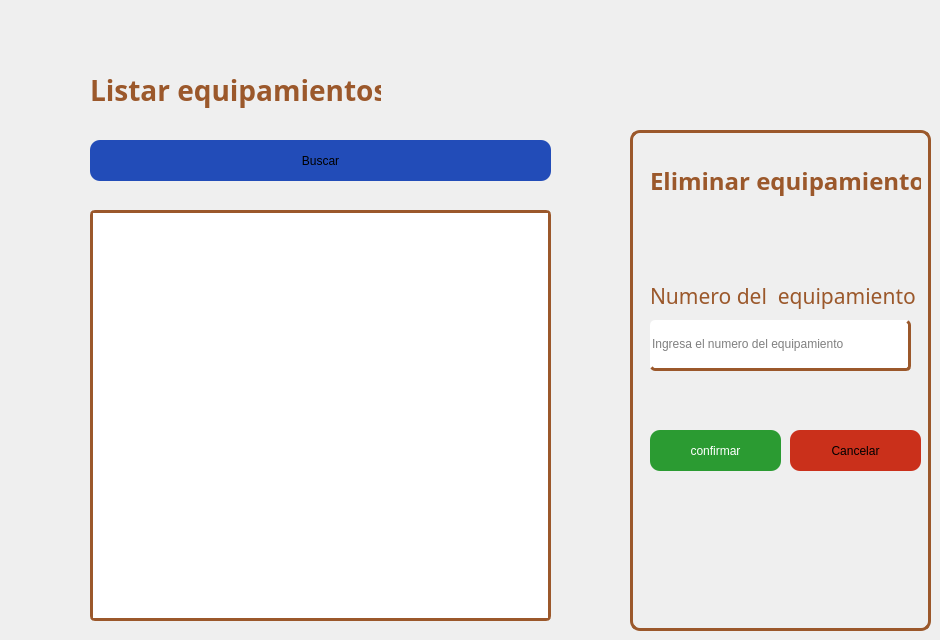
            <widget class="QWidget" name="tab_16">
             <attribute name="title">
              <string>Listar</string>
             </attribute>
             <widget class="QLabel" name="label_58">
              <property name="geometry">
               <rect>
                <x>90</x>
                <y>70</y>
                <width>291</width>
                <height>41</height>
               </rect>
              </property>
              <property name="font">
               <font>
                <family>Adwaita Sans</family>
                <pointsize>-1</pointsize>
                <bold>true</bold>
               </font>
              </property>
              <property name="styleSheet">
               <string notr="true">color: rgba(155, 88, 43, 1.0);
font-size: 28px;</string>
              </property>
              <property name="text">
               <string>Listar equipamientos</string>
              </property>
             </widget>
             <widget class="QTextEdit" name="sResultadoListar_7">
              <property name="enabled">
               <bool>true</bool>
              </property>
              <property name="geometry">
               <rect>
                <x>90</x>
                <y>210</y>
                <width>461</width>
                <height>411</height>
               </rect>
              </property>
              <property name="font">
               <font>
                <family>Adwaita Sans</family>
                <pointsize>12</pointsize>
               </font>
              </property>
              <property name="cursor" stdset="0">
               <cursorShape>IBeamCursor</cursorShape>
              </property>
              <property name="styleSheet">
               <string notr="true">border: unset;
color: rgb(0, 0, 0);
border-radius: 5px;
border: 3px solid rgba(155, 88, 43, 1.0);
</string>
              </property>
              <property name="verticalScrollBarPolicy">
               <enum>Qt::ScrollBarPolicy::ScrollBarAsNeeded</enum>
              </property>
              <property name="readOnly">
               <bool>true</bool>
              </property>
             </widget>
             <widget class="QPushButton" name="slBuscar_7">
              <property name="geometry">
               <rect>
                <x>90</x>
                <y>140</y>
                <width>461</width>
                <height>41</height>
               </rect>
              </property>
              <property name="styleSheet">
               <string notr="true">border-radius: 10px;
background-color: rgb(38, 96, 255);
background-color: rgb(34, 76, 184);</string>
              </property>
              <property name="text">
               <string>Buscar</string>
              </property>
             </widget>
             <widget class="QFrame" name="frame_7">
              <property name="geometry">
               <rect>
                <x>630</x>
                <y>130</y>
                <width>301</width>
                <height>501</height>
               </rect>
              </property>
              <property name="styleSheet">
               <string notr="true">border: 3px solid rgb(155, 88, 43);
border-radius: 10px;</string>
              </property>
              <property name="frameShape">
               <enum>QFrame::Shape::StyledPanel</enum>
              </property>
              <property name="frameShadow">
               <enum>QFrame::Shadow::Raised</enum>
              </property>
              <widget class="QPushButton" name="seCancelar_3">
               <property name="geometry">
                <rect>
                 <x>160</x>
                 <y>300</y>
                 <width>131</width>
                 <height>41</height>
                </rect>
               </property>
               <property name="cursor">
                <cursorShape>PointingHandCursor</cursorShape>
               </property>
               <property name="styleSheet">
                <string notr="true">border: none;
border-radius: 10px;
background-color: #CA301B;</string>
               </property>
               <property name="text">
                <string>Cancelar</string>
               </property>
              </widget>
              <widget class="QPushButton" name="seConfirmar_3">
               <property name="enabled">
                <bool>true</bool>
               </property>
               <property name="geometry">
                <rect>
                 <x>20</x>
                 <y>300</y>
                 <width>131</width>
                 <height>41</height>
                </rect>
               </property>
               <property name="cursor">
                <cursorShape>PointingHandCursor</cursorShape>
               </property>
               <property name="styleSheet">
                <string notr="true">color: rgb(255, 255, 255);
border: none;
border-radius: 10px;
background-color: #2B9B32;</string>
               </property>
               <property name="text">
                <string>confirmar</string>
               </property>
              </widget>
              <widget class="QLabel" name="label_59">
               <property name="geometry">
                <rect>
                 <x>20</x>
                 <y>30</y>
                 <width>271</width>
                 <height>41</height>
                </rect>
               </property>
               <property name="font">
                <font>
                 <family>Adwaita Sans</family>
                 <pointsize>18</pointsize>
                 <bold>true</bold>
                </font>
               </property>
               <property name="styleSheet">
                <string notr="true">border: none;
color: rgba(155, 88, 43, 1.0);
</string>
               </property>
               <property name="text">
                <string>Eliminar equipamiento</string>
               </property>
              </widget>
              <widget class="QLabel" name="label_70">
               <property name="geometry">
                <rect>
                 <x>20</x>
                 <y>150</y>
                 <width>271</width>
                 <height>31</height>
                </rect>
               </property>
               <property name="font">
                <font>
                 <family>Adwaita Sans</family>
                 <pointsize>16</pointsize>
                 <bold>false</bold>
                </font>
               </property>
               <property name="styleSheet">
                <string notr="true">border: none;
color: rgba(155, 88, 43, 1.0);
</string>
               </property>
               <property name="text">
                <string>Numero del  equipamiento</string>
               </property>
              </widget>
              <widget class="QLineEdit" name="seEliminarInput_3">
               <property name="geometry">
                <rect>
                 <x>20</x>
                 <y>190</y>
                 <width>261</width>
                 <height>51</height>
                </rect>
               </property>
               <property name="styleSheet">
                <string notr="true">border: unset;
color: rgb(0, 0, 0);
border-radius: 5px;
border-bottom: 3px solid rgba(155, 88, 43, 1.0);
border-right: 3px solid  rgba(155, 88, 43, 1.0);</string>
               </property>
               <property name="placeholderText">
                <string>Ingresa el numero del equipamiento</string>
               </property>
              </widget>
             </widget>
            </widget>
